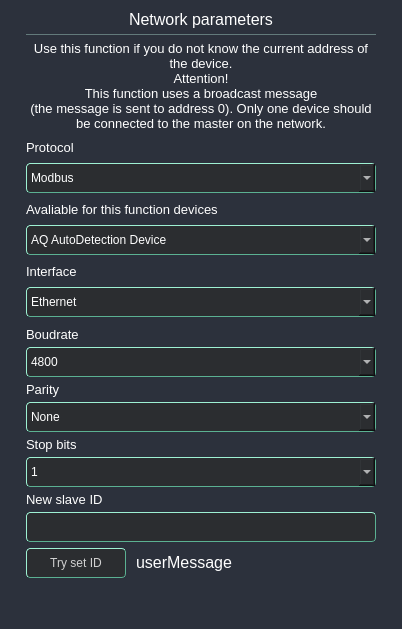
<?xml version="1.0" encoding="UTF-8"?>
<ui version="4.0">
 <class>AqSetSlaveIdWidget</class>
 <widget class="QWidget" name="AqSetSlaveIdWidget">
  <property name="geometry">
   <rect>
    <x>0</x>
    <y>0</y>
    <width>402</width>
    <height>629</height>
   </rect>
  </property>
  <property name="windowTitle">
   <string>Form</string>
  </property>
  <property name="styleSheet">
   <string notr="true">* {
	border: none;
	background-color: transparent;
	background: transparent;
	padding: 0;
	margin: 0;
	color: #fff;
}

#toolboxFrame {
	border-top-right-radius: 10px;
	border-top-left-radius: 10px;
	background-color: rgba(47, 72, 88, 180);
	border: none;
}

#mainWidget {
	background-color: #2c313c;
}

#closeBtn {
	border-top-right-radius: 10px;
	border-right: 1px solid #D0D0D0;
	background-color: #2c313c;
}

#icon {
	border-top-left-radius: 10px;
	border-left: 1px solid #D0D0D0;
	background-color: rgba(47, 72, 88, 0);
}

#title_text{
	border-top:transparent; 
	border-bottom: 1px solid #637A7B;
}

QComboBox{
	border-left: 1px solid #9ef1d3; 
	border-top: 1px solid #9ef1d3; 
    border-bottom: 1px solid #5bb192; 
	border-right: 1px solid #5bb192; 
	background-color: #2b2d30; 
	border-radius: 4px; 
	padding-left: 4px;
}

#mainWidget QPushButton {
	 border-left: 1px solid #9ef1d3;
	border-top: 1px solid #9ef1d3;
 	border-bottom: 1px solid #5bb192;
	border-right: 1px solid #5bb192;
 	color: #D0D0D0;
	background-color: #2b2d30;
	border-radius: 4px;
}

#mainWidget QPushButton:hover {
	background-color: #3c3e41;
}
#mainWidget QPushButton:pressed {
	 background-color: #429061;
}


QLineEdit{
border-left: 1px solid #9ef1d3; 
border-top: 1px solid #9ef1d3; 
border-bottom: 1px solid #5bb192; 
border-right: 1px solid #5bb192;
background-color: #2b2d30; 
border-radius: 4px; 
}

#tableWidget
QHeaderView::section { background-color: #2b2d30;}
QTableWidget { border: none; }
QTableWidget::item { padding-left: 3px; }

QRadioButton {
    font-size: 12px;
    color: #D0D0D0;
    background-color: #2b2d30;
    padding: 1px;
    border-top: 1px solid #9ef1d3;
	border-left: 1px solid #9ef1d3; 
	border-bottom: 1px solid #5bb192; 
	border-right: 1px solid #5bb192;
    border-radius: 5px;
}

#deviceRadioBtn{
	border-top-left-radius: 10px;
	border-bottom-left-radius: 10px;
	border-top-right-radius: 0px;
	border-bottom-right-radius: 0px;
}

#scanRadioBtn{
	border-top-left-radius: 0px;
	border-bottom-left-radius: 0px;
	border-top-right-radius: 10px;
	border-bottom-right-radius: 10px;
	border-left: 0px solid #9ef1d3;
}

QRadioButton:hover {
   background-color: #3c3e41;
}

QRadioButton::indicator {
    width: 0px;
    height: 0px;
	background-color: transparent;
}

QRadioButton:checked {
    background-color: #429061;
}

#settingFrame{
	color: #D0D0D0;
    background-color: #2b2d30;
    border-top: 1px solid #9ef1d3;
	border-left: 1px solid #9ef1d3; 
	border-bottom: 1px solid #5bb192; 
	border-right: 1px solid #5bb192;
    border-radius: 5px;
	padding: 0px;
}
#parityFrame{
	color: #D0D0D0;
    background-color: #2b2d30;
    border-top: 1px solid #9ef1d3;
	border-right: 1px solid #5bb192;
    border-radius: 5px;
	padding-left: 6px;
}
#stopbitsFrame{
	color: #D0D0D0;
    background-color: #2b2d30;
    border-top: 1px solid #9ef1d3;
    border-bottom-right-radius: 5px;
	padding-left: 6px;
}

QCheckBox {
    font-size: 12px; /* Размер шрифта */
    color: #D0D0D0; /* Цвет текста */
    /*background-color: lightgray; /* Цвет фона */
    padding: 0px; /* Внутренний отступ */
    /*border: 2px solid darkgray; /* Обводка */
    /*border-radius: 5px; /* Скругление углов */
}

QCheckBox::indicator {
    width: 10px;
    height: 10px;
	border-top: 1px solid #9ef1d3;
	border-left: 1px solid #9ef1d3; 
	border-bottom: 1px solid #5bb192; 
	border-right: 1px solid #5bb192;
	border-radius: 5px;
}

QCheckBox::indicator:checked {
	image: url(UI/icons/check-mark.png);
    background-color: #5bb192; /* Цвет фона при выборе */
    /*border-color: darkgreen; /* Цвет обводки при выборе */
}

#slaveIdWarningMsgLabel{
	color: #fe2d2d;
}

</string>
  </property>
  <layout class="QVBoxLayout" name="verticalLayout_3">
   <property name="spacing">
    <number>0</number>
   </property>
   <property name="leftMargin">
    <number>0</number>
   </property>
   <property name="topMargin">
    <number>0</number>
   </property>
   <property name="rightMargin">
    <number>0</number>
   </property>
   <property name="bottomMargin">
    <number>0</number>
   </property>
   <item>
    <widget class="QWidget" name="mainWidget" native="true">
     <property name="sizePolicy">
      <sizepolicy hsizetype="Expanding" vsizetype="Expanding">
       <horstretch>0</horstretch>
       <verstretch>0</verstretch>
      </sizepolicy>
     </property>
     <layout class="QHBoxLayout" name="horizontalLayout_2">
      <property name="spacing">
       <number>0</number>
      </property>
      <property name="leftMargin">
       <number>0</number>
      </property>
      <property name="topMargin">
       <number>0</number>
      </property>
      <property name="rightMargin">
       <number>0</number>
      </property>
      <property name="bottomMargin">
       <number>0</number>
      </property>
      <item>
       <widget class="AqConnectionSettingsFrame" name="connection_settings">
        <property name="sizePolicy">
         <sizepolicy hsizetype="Expanding" vsizetype="Expanding">
          <horstretch>0</horstretch>
          <verstretch>0</verstretch>
         </sizepolicy>
        </property>
        <property name="minimumSize">
         <size>
          <width>375</width>
          <height>500</height>
         </size>
        </property>
        <property name="maximumSize">
         <size>
          <width>400</width>
          <height>16777215</height>
         </size>
        </property>
        <layout class="QVBoxLayout" name="verticalLayout_5">
         <property name="spacing">
          <number>0</number>
         </property>
         <property name="leftMargin">
          <number>25</number>
         </property>
         <property name="topMargin">
          <number>5</number>
         </property>
         <property name="rightMargin">
          <number>25</number>
         </property>
         <property name="bottomMargin">
          <number>5</number>
         </property>
         <item>
          <widget class="QFrame" name="headerFrame">
           <property name="frameShape">
            <enum>QFrame::StyledPanel</enum>
           </property>
           <property name="frameShadow">
            <enum>QFrame::Raised</enum>
           </property>
           <layout class="QVBoxLayout" name="verticalLayout">
            <property name="leftMargin">
             <number>0</number>
            </property>
            <property name="topMargin">
             <number>0</number>
            </property>
            <property name="rightMargin">
             <number>0</number>
            </property>
            <property name="bottomMargin">
             <number>0</number>
            </property>
            <item>
             <widget class="QLabel" name="title_text">
              <property name="sizePolicy">
               <sizepolicy hsizetype="Preferred" vsizetype="Minimum">
                <horstretch>0</horstretch>
                <verstretch>0</verstretch>
               </sizepolicy>
              </property>
              <property name="minimumSize">
               <size>
                <width>0</width>
                <height>30</height>
               </size>
              </property>
              <property name="maximumSize">
               <size>
                <width>16777215</width>
                <height>30</height>
               </size>
              </property>
              <property name="font">
               <font>
                <pointsize>12</pointsize>
               </font>
              </property>
              <property name="text">
               <string>Network parameters</string>
              </property>
              <property name="alignment">
               <set>Qt::AlignCenter</set>
              </property>
             </widget>
            </item>
            <item>
             <widget class="QFrame" name="additionalMessageFrame">
              <property name="frameShape">
               <enum>QFrame::StyledPanel</enum>
              </property>
              <property name="frameShadow">
               <enum>QFrame::Raised</enum>
              </property>
              <layout class="QVBoxLayout" name="verticalLayout_6">
               <property name="spacing">
                <number>0</number>
               </property>
               <property name="leftMargin">
                <number>0</number>
               </property>
               <property name="topMargin">
                <number>0</number>
               </property>
               <property name="rightMargin">
                <number>0</number>
               </property>
               <property name="bottomMargin">
                <number>0</number>
               </property>
               <item>
                <widget class="QLabel" name="additionalMessageLabel">
                 <property name="text">
                  <string>&lt;html&gt;&lt;head/&gt;&lt;body&gt;&lt;p align=&quot;center&quot;&gt;&lt;span style=&quot; font-size:10pt;&quot;&gt;Use this function if you do not know the current address of &lt;br/&gt;the device.&lt;br/&gt;Attention!&lt;br/&gt;This function uses a broadcast message&lt;br/&gt;(the message is sent to address 0). Only one device should &lt;br/&gt;be connected to the master on the network.&lt;/span&gt;&lt;/p&gt;&lt;/body&gt;&lt;/html&gt;</string>
                 </property>
                </widget>
               </item>
              </layout>
             </widget>
            </item>
            <item>
             <widget class="QLabel" name="protocol_combo_box_label">
              <property name="enabled">
               <bool>true</bool>
              </property>
              <property name="minimumSize">
               <size>
                <width>0</width>
                <height>20</height>
               </size>
              </property>
              <property name="maximumSize">
               <size>
                <width>16777215</width>
                <height>20</height>
               </size>
              </property>
              <property name="font">
               <font>
                <pointsize>10</pointsize>
               </font>
              </property>
              <property name="text">
               <string>Protocol</string>
              </property>
             </widget>
            </item>
            <item>
             <widget class="QComboBox" name="protocol_combo_box">
              <property name="minimumSize">
               <size>
                <width>0</width>
                <height>30</height>
               </size>
              </property>
              <property name="maximumSize">
               <size>
                <width>16777215</width>
                <height>30</height>
               </size>
              </property>
              <item>
               <property name="text">
                <string>Modbus</string>
               </property>
              </item>
              <item>
               <property name="text">
                <string>AQ AutoDetectionProtocol</string>
               </property>
              </item>
             </widget>
            </item>
            <item>
             <widget class="QLabel" name="device_combo_box_label">
              <property name="minimumSize">
               <size>
                <width>0</width>
                <height>20</height>
               </size>
              </property>
              <property name="maximumSize">
               <size>
                <width>16777215</width>
                <height>20</height>
               </size>
              </property>
              <property name="font">
               <font>
                <pointsize>10</pointsize>
               </font>
              </property>
              <property name="text">
               <string>Avaliable for this function devices</string>
              </property>
             </widget>
            </item>
            <item>
             <widget class="QComboBox" name="device_combo_box">
              <property name="minimumSize">
               <size>
                <width>0</width>
                <height>30</height>
               </size>
              </property>
              <property name="maximumSize">
               <size>
                <width>16777215</width>
                <height>30</height>
               </size>
              </property>
              <item>
               <property name="text">
                <string>AQ AutoDetection Device</string>
               </property>
              </item>
             </widget>
            </item>
            <item>
             <widget class="QLabel" name="interface_combo_box_label">
              <property name="minimumSize">
               <size>
                <width>0</width>
                <height>20</height>
               </size>
              </property>
              <property name="maximumSize">
               <size>
                <width>16777215</width>
                <height>20</height>
               </size>
              </property>
              <property name="font">
               <font>
                <pointsize>10</pointsize>
               </font>
              </property>
              <property name="text">
               <string>Interface</string>
              </property>
             </widget>
            </item>
            <item>
             <widget class="QComboBox" name="interface_combo_box">
              <property name="minimumSize">
               <size>
                <width>0</width>
                <height>30</height>
               </size>
              </property>
              <property name="maximumSize">
               <size>
                <width>16777215</width>
                <height>30</height>
               </size>
              </property>
              <item>
               <property name="text">
                <string>Ethernet</string>
               </property>
              </item>
              <item>
               <property name="text">
                <string>Offline</string>
               </property>
              </item>
             </widget>
            </item>
           </layout>
          </widget>
         </item>
         <item alignment="Qt::AlignTop">
          <widget class="QFrame" name="stackedFrame">
           <property name="sizePolicy">
            <sizepolicy hsizetype="Expanding" vsizetype="MinimumExpanding">
             <horstretch>0</horstretch>
             <verstretch>0</verstretch>
            </sizepolicy>
           </property>
           <property name="minimumSize">
            <size>
             <width>0</width>
             <height>0</height>
            </size>
           </property>
           <property name="maximumSize">
            <size>
             <width>16777215</width>
             <height>270</height>
            </size>
           </property>
           <property name="styleSheet">
            <string notr="true"/>
           </property>
           <property name="frameShape">
            <enum>QFrame::StyledPanel</enum>
           </property>
           <property name="frameShadow">
            <enum>QFrame::Raised</enum>
           </property>
           <layout class="QVBoxLayout" name="verticalLayout_4">
            <property name="spacing">
             <number>0</number>
            </property>
            <property name="leftMargin">
             <number>0</number>
            </property>
            <property name="topMargin">
             <number>5</number>
            </property>
            <property name="rightMargin">
             <number>0</number>
            </property>
            <property name="bottomMargin">
             <number>0</number>
            </property>
            <item alignment="Qt::AlignTop">
             <widget class="QStackedWidget" name="stackedWidget">
              <property name="sizePolicy">
               <sizepolicy hsizetype="Preferred" vsizetype="MinimumExpanding">
                <horstretch>0</horstretch>
                <verstretch>0</verstretch>
               </sizepolicy>
              </property>
              <property name="minimumSize">
               <size>
                <width>0</width>
                <height>0</height>
               </size>
              </property>
              <property name="maximumSize">
               <size>
                <width>10000</width>
                <height>10000</height>
               </size>
              </property>
              <property name="styleSheet">
               <string notr="true"/>
              </property>
              <property name="currentIndex">
               <number>0</number>
              </property>
              <widget class="QWidget" name="page_com">
               <property name="sizePolicy">
                <sizepolicy hsizetype="Preferred" vsizetype="MinimumExpanding">
                 <horstretch>0</horstretch>
                 <verstretch>0</verstretch>
                </sizepolicy>
               </property>
               <property name="maximumSize">
                <size>
                 <width>16777215</width>
                 <height>16777215</height>
                </size>
               </property>
               <layout class="QVBoxLayout" name="verticalLayout_2">
                <property name="spacing">
                 <number>0</number>
                </property>
                <property name="leftMargin">
                 <number>0</number>
                </property>
                <property name="topMargin">
                 <number>0</number>
                </property>
                <property name="rightMargin">
                 <number>0</number>
                </property>
                <property name="bottomMargin">
                 <number>0</number>
                </property>
                <item>
                 <widget class="QLabel" name="boudrate_combo_box_label">
                  <property name="minimumSize">
                   <size>
                    <width>0</width>
                    <height>25</height>
                   </size>
                  </property>
                  <property name="maximumSize">
                   <size>
                    <width>16777215</width>
                    <height>25</height>
                   </size>
                  </property>
                  <property name="font">
                   <font>
                    <pointsize>10</pointsize>
                   </font>
                  </property>
                  <property name="text">
                   <string>Boudrate</string>
                  </property>
                 </widget>
                </item>
                <item>
                 <widget class="QComboBox" name="boudrate_combo_box">
                  <property name="minimumSize">
                   <size>
                    <width>0</width>
                    <height>30</height>
                   </size>
                  </property>
                  <property name="maximumSize">
                   <size>
                    <width>16777215</width>
                    <height>30</height>
                   </size>
                  </property>
                  <item>
                   <property name="text">
                    <string>4800</string>
                   </property>
                  </item>
                  <item>
                   <property name="text">
                    <string>9600</string>
                   </property>
                  </item>
                  <item>
                   <property name="text">
                    <string>19200</string>
                   </property>
                  </item>
                  <item>
                   <property name="text">
                    <string>38400</string>
                   </property>
                  </item>
                  <item>
                   <property name="text">
                    <string>57600</string>
                   </property>
                  </item>
                  <item>
                   <property name="text">
                    <string>115200</string>
                   </property>
                  </item>
                 </widget>
                </item>
                <item>
                 <widget class="QLabel" name="parity_combo_box_label">
                  <property name="minimumSize">
                   <size>
                    <width>0</width>
                    <height>25</height>
                   </size>
                  </property>
                  <property name="maximumSize">
                   <size>
                    <width>16777215</width>
                    <height>25</height>
                   </size>
                  </property>
                  <property name="font">
                   <font>
                    <pointsize>10</pointsize>
                   </font>
                  </property>
                  <property name="text">
                   <string>Parity</string>
                  </property>
                 </widget>
                </item>
                <item>
                 <widget class="QComboBox" name="parity_combo_box">
                  <property name="minimumSize">
                   <size>
                    <width>0</width>
                    <height>30</height>
                   </size>
                  </property>
                  <property name="maximumSize">
                   <size>
                    <width>16777215</width>
                    <height>30</height>
                   </size>
                  </property>
                  <item>
                   <property name="text">
                    <string>None</string>
                   </property>
                  </item>
                  <item>
                   <property name="text">
                    <string>Even</string>
                   </property>
                  </item>
                  <item>
                   <property name="text">
                    <string>Odd</string>
                   </property>
                  </item>
                 </widget>
                </item>
                <item>
                 <widget class="QLabel" name="stopbits_combo_box_label">
                  <property name="minimumSize">
                   <size>
                    <width>0</width>
                    <height>25</height>
                   </size>
                  </property>
                  <property name="maximumSize">
                   <size>
                    <width>16777215</width>
                    <height>25</height>
                   </size>
                  </property>
                  <property name="font">
                   <font>
                    <pointsize>10</pointsize>
                   </font>
                  </property>
                  <property name="text">
                   <string>Stop bits</string>
                  </property>
                 </widget>
                </item>
                <item>
                 <widget class="QComboBox" name="stopbits_combo_box">
                  <property name="minimumSize">
                   <size>
                    <width>0</width>
                    <height>30</height>
                   </size>
                  </property>
                  <property name="maximumSize">
                   <size>
                    <width>16777215</width>
                    <height>30</height>
                   </size>
                  </property>
                  <item>
                   <property name="text">
                    <string>1</string>
                   </property>
                  </item>
                  <item>
                   <property name="text">
                    <string>2</string>
                   </property>
                  </item>
                 </widget>
                </item>
                <item>
                 <widget class="QLabel" name="slave_id_line_edit_label">
                  <property name="minimumSize">
                   <size>
                    <width>0</width>
                    <height>25</height>
                   </size>
                  </property>
                  <property name="maximumSize">
                   <size>
                    <width>16777215</width>
                    <height>25</height>
                   </size>
                  </property>
                  <property name="font">
                   <font>
                    <pointsize>10</pointsize>
                   </font>
                  </property>
                  <property name="text">
                   <string>New slave ID</string>
                  </property>
                 </widget>
                </item>
                <item>
                 <widget class="AqSlaveIdLineEdit" name="slave_id_line_edit">
                  <property name="minimumSize">
                   <size>
                    <width>0</width>
                    <height>30</height>
                   </size>
                  </property>
                  <property name="maximumSize">
                   <size>
                    <width>16777215</width>
                    <height>30</height>
                   </size>
                  </property>
                 </widget>
                </item>
               </layout>
              </widget>
             </widget>
            </item>
           </layout>
          </widget>
         </item>
         <item alignment="Qt::AlignLeft">
          <widget class="QFrame" name="BtnFrame">
           <property name="sizePolicy">
            <sizepolicy hsizetype="MinimumExpanding" vsizetype="Fixed">
             <horstretch>0</horstretch>
             <verstretch>0</verstretch>
            </sizepolicy>
           </property>
           <property name="minimumSize">
            <size>
             <width>0</width>
             <height>36</height>
            </size>
           </property>
           <property name="maximumSize">
            <size>
             <width>16777215</width>
             <height>36</height>
            </size>
           </property>
           <property name="frameShape">
            <enum>QFrame::StyledPanel</enum>
           </property>
           <property name="frameShadow">
            <enum>QFrame::Raised</enum>
           </property>
           <layout class="QHBoxLayout" name="horizontalLayout_4">
            <property name="spacing">
             <number>10</number>
            </property>
            <property name="leftMargin">
             <number>0</number>
            </property>
            <property name="topMargin">
             <number>6</number>
            </property>
            <property name="rightMargin">
             <number>0</number>
            </property>
            <property name="bottomMargin">
             <number>0</number>
            </property>
            <item alignment="Qt::AlignLeft">
             <widget class="QPushButton" name="setIdBtn">
              <property name="minimumSize">
               <size>
                <width>100</width>
                <height>30</height>
               </size>
              </property>
              <property name="maximumSize">
               <size>
                <width>100</width>
                <height>30</height>
               </size>
              </property>
              <property name="text">
               <string>Try set ID</string>
              </property>
              <property name="autoDefault">
               <bool>true</bool>
              </property>
             </widget>
            </item>
            <item>
             <widget class="QLabel" name="userMessageLabel">
              <property name="text">
               <string>&lt;html&gt;&lt;head/&gt;&lt;body&gt;&lt;p&gt;&lt;span style=&quot; font-size:12pt;&quot;&gt;userMessage&lt;/span&gt;&lt;/p&gt;&lt;/body&gt;&lt;/html&gt;</string>
              </property>
             </widget>
            </item>
           </layout>
          </widget>
         </item>
         <item>
          <spacer name="verticalSpacer_2">
           <property name="orientation">
            <enum>Qt::Vertical</enum>
           </property>
           <property name="sizeHint" stdset="0">
            <size>
             <width>20</width>
             <height>40</height>
            </size>
           </property>
          </spacer>
         </item>
        </layout>
       </widget>
      </item>
     </layout>
    </widget>
   </item>
  </layout>
 </widget>
 <customwidgets>
  <customwidget>
   <class>AqConnectionSettingsFrame</class>
   <extends>QFrame</extends>
   <header location="global">AqAddDeviceWindow.h</header>
   <container>1</container>
  </customwidget>
  <customwidget>
   <class>AqSlaveIdLineEdit</class>
   <extends>QLineEdit</extends>
   <header location="global">AqLineEditTemplates.h</header>
  </customwidget>
 </customwidgets>
 <resources/>
 <connections/>
</ui>
